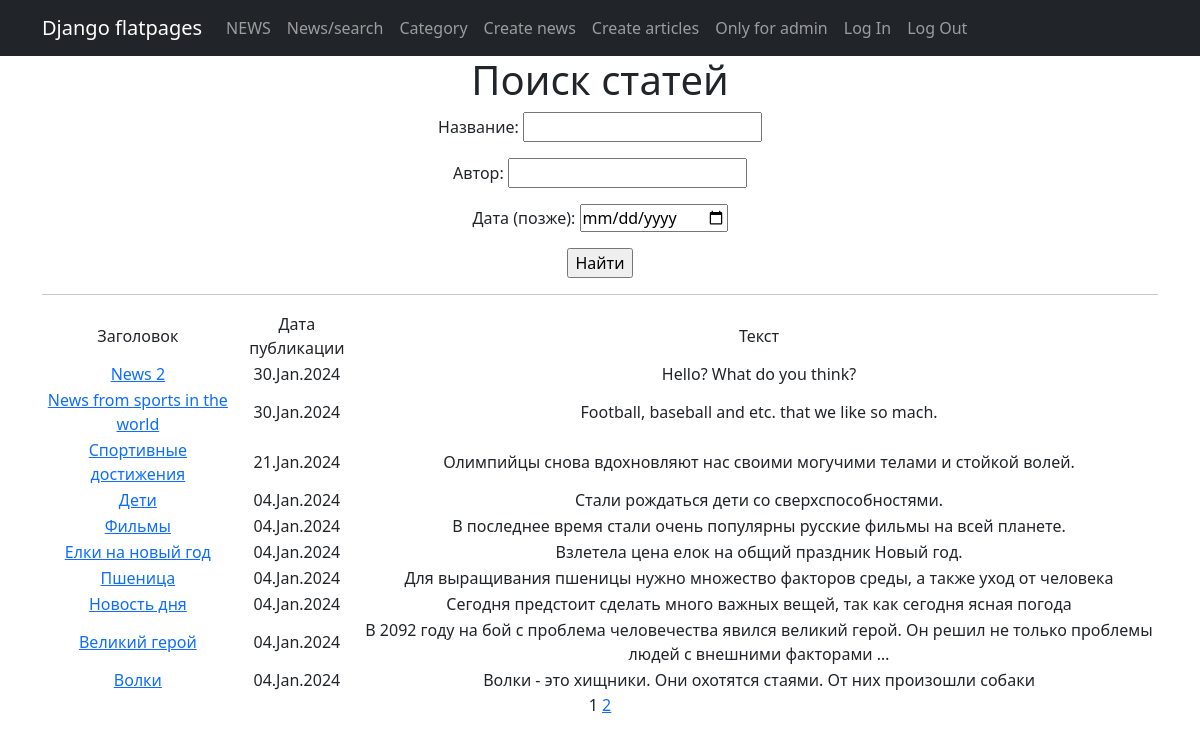
The app's page /news/search/ with its own data.
### news/models.py (models this page shows, shortened)
class Post(models.Model):
    author = models.ForeignKey(Author, on_delete=models.CASCADE, verbose_name='Автор')
    position = models.CharField(max_length=2,
                                choices=POSITIONS,
                                default=news)
    time_create = models.DateTimeField(auto_now_add=True)
    category = models.ManyToManyField(Category, through='PostCategory', verbose_name='Категория')
    title = models.CharField(max_length=255, verbose_name='Заголовок')
    text = models.TextField(verbose_name='Контент')
    rating = models.IntegerField(default=0)
    def get_absolute_url(self):
        return reverse(
            'news:post_detail',
            args=[self.id]
            )

### news/views.py (the view)
# urls.py: path('search/', PostsSearch.as_view(), name='post_search'),
class PostsSearch(ListView):
    model = Post
    ordering = '-time_create'
    template_name = 'posts_search.html'
    context_object_name = 'posts'
    paginate_by = 10
    def get_queryset(self) -> QuerySet[Any]:
        queryset = super().get_queryset()
        self.filterset = PostsFilter(self.request.GET, queryset)
        return self.filterset.qs
    def get_context_data(self, **kwargs: Any) -> dict[str, Any]:
        context = super().get_context_data(**kwargs)
        context['filterset'] = self.filterset
        return context

### news/templatetags/custom_filter.py (called while the page is built)
@register.filter()
def censor(text):
    if isinstance(text, str):
        text1 = []
        for string in text.split():
            for string_not in STRING_NOT:
                if string.lower().startswith(string_not[:-4]):
                    if string[-1] in ZNAKI:
                        string = string[0] + '*' * len(string[1:-1]) + string[-1]
                    else:
                        string = string[0] + '*' * len(string[1:-1])
            text1.append(string)
    else:
        raise TypeError
    return " ".join(text1)

### templates/posts_search.html (shortened to what this page needs)
{% extends 'flatpages/default.html' %}
{% load custom_filter %}
{% block content %}
<h1>Поиск статей</h1>
<form action="" method="get">
    {{ filterset.form.as_p }}
    <input type="submit" value="Найти" />
</form>
<hr>
{% if posts %}
<table>
    <tr>
        <td>Заголовок</td>
        <td>Дата публикации</td>
        <td>Текст</td>
    </tr>
    {% for post in posts %}
    <tr>
        <td><a href="{{ post.get_absolute_url }}">{{ post.title|censor }}</a></td>
        <td>{{ post.time_create|date:'d.M.Y' }}</td>
        <td>{{ post.text|truncatewords:20|censor }}</td>
    </tr>
    {% endfor %}
</table>
{% else %}
<h2>Товаров нет!</h2>
{% endif %}
{{ page_obj.number }}
{% if page_obj.has_next %}
<a href="?page={{ page_obj.next_page_number }}">{{ page_obj.next_page_number }}</a>
{% endif %}
{% endblock content %}

### records on screen
Post: title|censor "News 2", time_create "30.Jan.2024", text|censor "Hello? What do you think?"
Post: title|censor "News from sports in the world", time_create "30.Jan.2024", text|censor "Football, baseball and etc. that we like so mach."
Post: title|censor "Спортивные достижения", time_create "21.Jan.2024", text|censor "Олимпийцы снова вдохновляют нас своими могучими телами и стойкой волей."
Post: title|censor "Дети", time_create "04.Jan.2024", text|censor "Стали рождаться дети со сверхспособностями."
Post: title|censor "Фильмы", time_create "04.Jan.2024", text|censor "В последнее время стали очень популярны русские фильмы на всей планете."
Post: title|censor "Елки на новый год", time_create "04.Jan.2024", text|censor "Взлетела цена елок на общий праздник Новый год."
Post: title|censor "Пшеница", time_create "04.Jan.2024", text|censor "Для выращивания пшеницы нужно множество факторов среды, а также уход от человека"
Post: title|censor "Новость дня", time_create "04.Jan.2024", text|censor "Сегодня предстоит сделать много важных вещей, так как сегодня ясная погода"
Post: title|censor "Великий герой", time_create "04.Jan.2024", text|censor "В 2092 году на бой с проблема человечества явился великий герой. Он решил не только проблемы людей с внешними факторами …"
Post: title|censor "Волки", time_create "04.Jan.2024", text|censor "Волки - это хищники. Они охотятся стаями. От них произошли собаки"

### other values on screen
{{ page_obj.number }} "1"
{{ page_obj.next_page_number }} "2"
